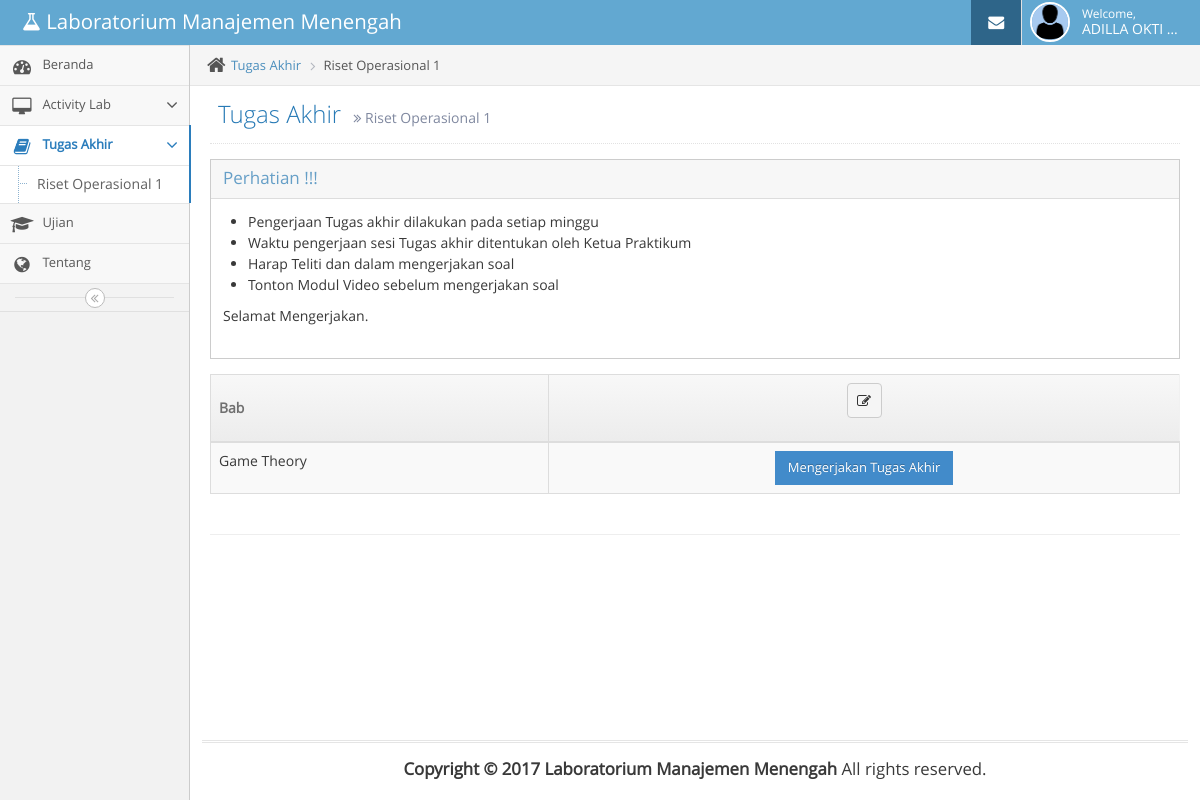
The page /Tugasakhir/DaftarMateri/MM006 (signed in) on the database its author committed.
### tables this page shows
CREATE TABLE `tbpraktikan` (
  `npm` varchar(9) NOT NULL,
  `username` varchar(30) NOT NULL,
  `password` varchar(30) NOT NULL,
  `nama` varchar(30) NOT NULL,
  `kelas` varchar(5) NOT NULL,
  `foto` varchar(300) NOT NULL
);

CREATE TABLE `tbaktivasi2` (
  `id` int NOT NULL,
  `kelas` varchar(6) DEFAULT NULL,
  `kd_matkul` varchar(5) DEFAULT NULL,
  `kd_bab` varchar(5) DEFAULT NULL,
  `status_ta` int DEFAULT NULL,
  `status_al` int DEFAULT NULL
);

CREATE TABLE `tbbab` (
  `id` int NOT NULL,
  `kd_bab` varchar(5) DEFAULT NULL,
  `kd_matkul` varchar(5) DEFAULT NULL,
  `nama_bab` varchar(100) DEFAULT NULL,
  `matkul` varchar(100) DEFAULT NULL,
  `minggu` int DEFAULT NULL,
  `status` varchar(15) DEFAULT NULL,
  `link_modvid` varchar(1000) DEFAULT NULL
);

### application/controllers/Tugasakhir.php (called while the page is built, shortened)
<?php if ( ! defined('BASEPATH')) exit('No direct script access allowed');
class Tugasakhir extends CI_Controller {
	function DaftarMateri($var_KdMatkul)
	{
		$var_TempNPM = $this->session->userdata('npm');
		$var_KelasID = $this->session->userdata('kelas');
		$var_Query = "
						SELECT
							tbbab.nama_bab
							, tbaktivasi2.status_ta
							, tbaktivasi2.status_al
							, tbaktivasi2.kd_bab
							, tbmatkul.nama_matkul
						FROM tbpraktikan
							INNER JOIN tbaktivasi2
								ON
									tbpraktikan.kelas = tbaktivasi2.kelas
							INNER JOIN tbbab
								ON
									tbaktivasi2.kd_bab = tbbab.kd_bab
							INNER JOIN tbmatkul
								ON
									tbbab.kd_matkul = tbmatkul.kd_matkul
							WHERE
							tbpraktikan.kelas = '".$var_KelasID."'
							AND tbpraktikan.npm = '".$var_TempNPM."'
							AND tbaktivasi2.status_ta = 1
							AND tbmatkul.kd_matkul = '".$var_KdMatkul."'
		";
		$isi['var_Query'] = $var_Query;
		$isi['ListKelas'] = $this->db->query($var_Query);
		$var_TempMatkul = "";
		foreach ($isi['ListKelas']->result() as $Row )
		{
			$var_TempMatkul = $Row->nama_matkul;
		}
		$isi['content'] = 'tugasakhir/Index';
		$isi['judul'] = 'Tugas Akhir';
		$isi['subjudul'] = $var_TempMatkul;
		$isi['dashboard'] = '';
		$isi['lappendahuluan'] = '';
		$isi['tugasakhir'] = 'class="open active"';
		$isi['tentang'] = '';
		$isi['ujian'] = '';
		$this->load->view('praktikan/header_praktikan',$isi);
		$this->load->view('praktikan/menu_praktikan',$isi);
		$this->load->view('praktikan/content_praktikan',$isi);
		$this->load->view('praktikan/footer_praktikan');
	}
}
?>

### index.php (called while the page is built, shortened)
<?php
require_once BASEPATH.'core/CodeIgniter.php';

### application/views/tugasakhir/Index.php (the view, shortened to what this page needs)
<link rel="stylesheet" href="<?php echo base_url();?>assets/css/chosen.min.css" />
<?php
		if ($ListKelas->num_rows() > 0)
		{
?>
<div class="row">
	<div class="col-sm-12" style="">
		<div class="row">
			<div class="col-xs-12">
				<div class="widget-box">
					<div class="widget-header widget-header-flat">
						<h4 class="widget-title smaller">Perhatian !!!</h4>
					</div>
					<div class="widget-body">
						<div class="widget-main">
							<dl id="dt-list-1">
								<ul>
									<li>Pengerjaan Tugas akhir dilakukan pada setiap minggu </li>
									<li>Waktu pengerjaan sesi Tugas akhir ditentukan oleh Ketua Praktikum</li>
									<li>Harap Teliti dan dalam mengerjakan soal</li>
									<li>Tonton Modul Video sebelum mengerjakan soal</li>
								</ul>
								Selamat Mengerjakan.
							</dl>
						</div>
					</div>
				</div>
			</div>
		</div>
		<div class="space-6"></div>
	</div>
	<div class="col-xs-12">
		<div class="row">
			<div class="col-xs-12">
				<table id="simple-table" class="table table-striped table-bordered table-hover">
					<thead>
						<tr>
							<th>Bab</th>
							<th style="text-align: center;"><pre class="fa fa-icon fa-pencil-square-o"></pre></th>
						</tr>
					</thead>
				<tbody>
<?php
			foreach ($ListKelas->result() as $Row )
			{
?>
				<tr>
					<td><?php echo $Row->nama_bab;?></td>
					<td align="center">
						<a href="<?php echo base_url();?>Tugasakhir/VeiwModvid/<?=$Row->kd_bab;?>" class="btn btn-sm btn-primary" id="id-btn-dialog2"> Mengerjakan Tugas Akhir </a>
					</td>
				</tr>
<?php
			}
		}
		else
		{
			echo " <div class='alert alert-block alert-success'	>
						</strong>Tugas Akhir tidak tersedia.
					</div>
			";
		}
?>
					</tbody>
				</table>
			</div>
		</div>
	</div>
</div>
<hr />

### application/views/praktikan/header_praktikan.php (shortened to what this page needs)
<!DOCTYPE html>
<html lang="en">
	<head>
		<link rel="stylesheet" href="<?php echo base_url();?>assets/css/bootstrap.min.css" />
		<link rel="stylesheet" href="<?php echo base_url();?>assets/font-awesome/4.2.0/css/font-awesome.min.css" />
		<link rel="stylesheet" href="<?php echo base_url();?>assets/css/colorbox.min.css" />
		<link rel="stylesheet" href="<?php echo base_url();?>assets/css/jquery-ui.custom.min.css" />
		<link rel="stylesheet" href="<?php echo base_url();?>assets/css/jquery.gritter.min.css" />
		<link rel="stylesheet" href="<?php echo base_url();?>assets/css/select2.min.css" />
		<link rel="stylesheet" href="<?php echo base_url();?>assets/css/datepicker.min.css" />
		<link rel="stylesheet" href="<?php echo base_url();?>assets/css/bootstrap-editable.min.css" />
		<link rel="stylesheet" href="<?php echo base_url();?>assets/css/jquery-ui.custom.min.css" />
		<link rel="stylesheet" href="<?php echo base_url();?>assets/css/chosen.min.css" />
		<link rel="stylesheet" href="<?php echo base_url();?>assets/css/datepicker.min.css" />
		<link rel="stylesheet" href="<?php echo base_url();?>assets/css/bootstrap-timepicker.min.css" />
		<link rel="stylesheet" href="<?php echo base_url();?>assets/css/daterangepicker.min.css" />
		<link rel="stylesheet" href="<?php echo base_url();?>assets/css/bootstrap-datetimepicker.min.css" />
		<link rel="stylesheet" href="<?php echo base_url();?>assets/css/colorpicker.min.css" />
		<link rel="stylesheet" href="<?php echo base_url();?>assets/css/ace.min.css" class="ace-main-stylesheet" id="main-ace-style" />
	</head>
	<body class="no-skin">
		<div id="navbar" class="navbar navbar-default">
			<div class="navbar-container" id="navbar-container">
				<div class="navbar-header pull-left">
					<a href="<?php echo base_url(); ?>home" class="navbar-brand">
						<small>
							<i class="fa fa-flask"></i>
							Laboratorium Manajemen Menengah
						</small>
					</a>
				</div>
				<div class="navbar-buttons navbar-header pull-right" role="navigation">
					<ul class="nav ace-nav">
						<li class="blue">
							<a href="<?php echo base_url();?>mail">
								<i class="ace-icon fa fa-envelope icon-animated-vertical"></i>
							</a>
						</li>
						<li class="light-blue">
							<a data-toggle="dropdown" href="#" class="dropdown-toggle">
							<?php
								$foto = $this->db->query("SELECT foto FROM tbpraktikan WHERE npm = '".$this->session->userdata("npm")."' ");
								foreach ($foto->result() as $value) {
									$foto	= $value->foto;
								}
							?>
								<img class="nav-user-photo" src="<?php echo base_url();?>assets/uploads/images/<?php echo $foto	;?>" alt="<?php echo ($this->session->userdata('nama'));?>" />
								<span class="user-info">
									<small>Welcome,</small>
									<?php echo $this->session->userdata('nama'); ?>
								</span>
						</li>
					</ul>
				</div>
			</div>
		</div>

### rows shown on the page
tbpraktikan: foto (picture)
tbaktivasi2: tbbab.nama_bab "Game Theory"

### other values the page prints
$this->session->userdata('nama') "ADILLA OKTI…"
$Row->nama_matkul "Riset Operasional 1"
$judul "Tugas Akhir"
$subjudul "Riset Operasional 1"
